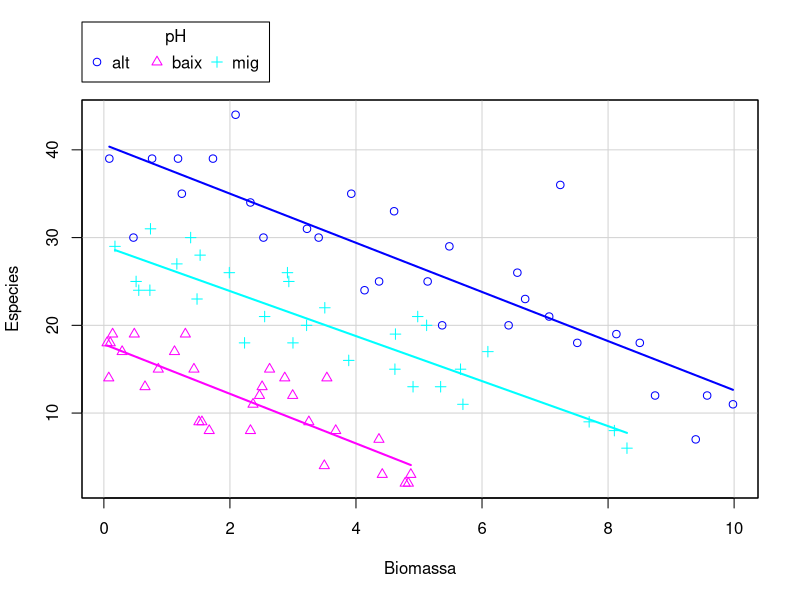

This figure's R source: (Note: this script raises an error after producing the figure.)
## ---- chunk 1
knitr::opts_chunk$set(echo = TRUE)
## ---- chunk 2
#setwd("...")
dd<-read.csv2("../data/especies.csv")
library(car)
library(emmeans)
head(dd)
## ---- chunk 3
sp(Especies~Biomassa|pH,smooth=F,dat=dd)
## ---- chunk 4
summary(m1<-glm(Especies~Biomassa*pH,family=poisson,data=dd))
## ---- chunk 5
anova(glm(Especies~1,family=poisson,data=dd),m1,test="Chisq")
Anova(m1)
## ---- chunk 6
CLD(emmeans(m1,~pH|Biomassa),ty="response")
## ---- chunk 7
CLD(emmeans(m1,~pH|Biomassa,at=list(Biomassa=c(0,1,5,9))))
CLD(emmeans(m1,~pH|Biomassa,at=list(Biomassa=c(0,1,5,9))),ty="response")
## ---- chunk 8
emtrends(m1,~pH,var="Biomassa")
CLD(emtrends(m1,~pH,var="Biomassa"))
## ---- chunk 9
c(PS=PS1<-sum(residuals(m1,type="pearson")^2),"Par.Disp"=disp1<-PS1/m1$df.res)
c("P-valor"=2*min(pchisq(PS1,m1$df.res),1-pchisq(PS1,m1$df.res)))
## ---- chunk 10
plot(m1,1)
## ---- chunk 11
plot(predict(m1,ty="response"),rstudent(m1,ty="pearson"))
abline(h=c(--3,-2,0,2,3),lty=2)
## ---- chunk 12
family(m1)
## ---- chunk 13
bm<-seq(0,10,0.01)
plot(Especies~Biomassa,col=pH,dd,pch=16)
lines(bm,predict(m1,data.frame(Biomassa=bm,pH="alt"),ty="response"))
lines(bm,predict(m1,data.frame(Biomassa=bm,pH="baix"),ty="response"),col=2)
lines(bm,predict(m1,data.frame(Biomassa=bm,pH="mig"),ty="response"),col=3)
## ---- chunk 14
plot(log(Especies)~Biomassa,col=pH,dd,pch=16)
lines(bm,predict(m1,data.frame(Biomassa=bm,pH="alt"),ty="link"))
lines(bm,predict(m1,data.frame(Biomassa=bm,pH="baix"),ty="link"),col=2)
lines(bm,predict(m1,data.frame(Biomassa=bm,pH="mig"),ty="link"),col=3)
## ---- chunk 15
# Intervals o regions de prediccio assimptòtiques:
plot(Especies~Biomassa,col=pH,dd,pch=16)
lines(bm,predict(m1,data.frame(Biomassa=bm,pH="alt"),ty="response"))
lines(bm,qpois(0.025,predict(m1,data.frame(Biomassa=bm,pH="alt"),ty="response"))-1,lty=2)
lines(bm,qpois(0.975,predict(m1,data.frame(Biomassa=bm,pH="alt"),ty="response")),lty=2)
lines(bm,predict(m1,data.frame(Biomassa=bm,pH="baix"),ty="response"),col=2)
lines(bm,qpois(0.025,predict(m1,data.frame(Biomassa=bm,pH="baix"),ty="response"))-1,lty=2,col=2)
lines(bm,qpois(0.975,predict(m1,data.frame(Biomassa=bm,pH="baix"),ty="response")),lty=2,col=2)
lines(bm,predict(m1,data.frame(Biomassa=bm,pH="mig"),ty="response"),col=3)
lines(bm,qpois(0.025,predict(m1,data.frame(Biomassa=bm,pH="mig"),ty="response"))-1,lty=2,col=3)
lines(bm,qpois(0.975,predict(m1,data.frame(Biomassa=bm,pH="mig"),ty="response")),lty=2,col=3)
## ---- chunk 16
plot(Especies~Biomassa,col=1,dd[dd$pH=="alt",],pch=16)
lines(bm,predict(m1,data.frame(Biomassa=bm,pH="alt"),ty="response"))
lines(bm,qpois(0.025,predict(m1,data.frame(Biomassa=bm,pH="alt"),ty="response"))-1,lty=2)
lines(bm,qpois(0.975,predict(m1,data.frame(Biomassa=bm,pH="alt"),ty="response")),lty=2)

plot(Especies~Biomassa,col=2,dd[dd$pH=="baix",],pch=16)
lines(bm,predict(m1,data.frame(Biomassa=bm,pH="baix"),ty="response"),col=2)
lines(bm,qpois(0.025,predict(m1,data.frame(Biomassa=bm,pH="baix"),ty="response"))-1,lty=2,col=2)
lines(bm,qpois(0.975,predict(m1,data.frame(Biomassa=bm,pH="baix"),ty="response")),lty=2,col=2)

plot(Especies~Biomassa,col=3,dd[dd$pH=="mig",],pch=16)
lines(bm,predict(m1,data.frame(Biomassa=bm,pH="mig"),ty="response"),col=3)
lines(bm,qpois(0.025,predict(m1,data.frame(Biomassa=bm,pH="mig"),ty="response"))-1,lty=2,col=3)
lines(bm,qpois(0.975,predict(m1,data.frame(Biomassa=bm,pH="mig"),ty="response")),lty=2,col=3)
## ---- chunk 17
palt<-predict(m1,data.frame(Biomassa=bm,pH="alt"),ty="response",se.fit=T)
pbaix<-predict(m1,data.frame(Biomassa=bm,pH="baix"),ty="response",se.fit=T)
pmig<-predict(m1,data.frame(Biomassa=bm,pH="mig"),ty="response",se.fit=T)
z<-qnorm(0.975)
plot(Especies~Biomassa,col=pH,dd,pch=16)
lines(bm,palt$fit)
lines(bm,palt$fit+z*palt$se.fit,lty=2)
lines(bm,palt$fit-z*palt$se.fit,lty=2)
lines(bm,pbaix$fit,col=2)
lines(bm,pbaix$fit+z*pbaix$se.fit,lty=2,col=2)
lines(bm,pbaix$fit-z*pbaix$se.fit,lty=2,col=2)
lines(bm,pmig$fit,col=3)
lines(bm,pmig$fit+z*pmig$se.fit,lty=2,col=3)
lines(bm,pmig$fit-z*pmig$se.fit,lty=2,col=3)
## ---- chunk 18
summary(m2<-glm(Especies~Biomassa*pH,family=poisson(link=identity),data=dd))
## ---- chunk 19
anova(glm(Especies~1,family=poisson(link=identity),data=dd),m2,test="Chisq")
Anova(m2)
## ---- chunk 20
summary(m2<-glm(Especies~Biomassa+pH,family=poisson(link=identity),data=dd))
anova(glm(Especies~1,family=poisson(link=identity),data=dd),m2,test="Chisq")
Anova(m2)
## ---- chunk 21
CLD(emmeans(m2,~pH|Biomassa),ty="response")
## ---- chunk 22
CLD(emmeans(m2,~pH|Biomassa,at=list(Biomassa=c(0,1,5,9))),ty="response")
## ---- chunk 23
emtrends(m2,~pH,var="Biomassa")
## ---- chunk 24
c(PS=PS2<-sum(residuals(m2,type="pearson")^2),"Par.Disp"=disp2<-PS2/m2$df.res)
c("P-valor"=2*min(pchisq(PS2,m2$df.res),1-pchisq(PS2,m2$df.res)))
## ---- chunk 25
plot(m2,1)
## ---- chunk 26
plot(predict(m2,ty="response"),rstudent(m2,ty="pearson"))
abline(h=c(--3,-2,0,2,3),lty=2)
## ---- chunk 27
family(m2)
## ---- chunk 28
bm<-seq(0,10,0.1)
plot(Especies~Biomassa,col=pH,dd,pch=16)
lines(bm,predict(m2,data.frame(Biomassa=bm,pH="alt"),ty="response"))
lines(bm,predict(m2,data.frame(Biomassa=bm,pH="baix"),ty="response"),col=2)
lines(bm,predict(m2,data.frame(Biomassa=bm,pH="mig"),ty="response"),col=3)
## ---- chunk 29
plot(Especies~Biomassa,col=pH,dd,pch=16)
lines(bm,predict(m2,data.frame(Biomassa=bm,pH="alt"),ty="response"))
lines(bm,qpois(0.025,predict(m2,data.frame(Biomassa=bm,pH="alt"),ty="response")),lty=2)
lines(bm,qpois(0.975,predict(m2,data.frame(Biomassa=bm,pH="alt"),ty="response")),lty=2)
lines(bm,predict(m2,data.frame(Biomassa=bm,pH="baix"),ty="response"),col=2)
lines(bm,qpois(0.025,predict(m2,data.frame(Biomassa=bm,pH="baix"),ty="response")),lty=2,col=2)
lines(bm,qpois(0.975,predict(m2,data.frame(Biomassa=bm,pH="baix"),ty="response")),lty=2,col=2)
lines(bm,predict(m2,data.frame(Biomassa=bm,pH="mig"),ty="response"),col=3)
lines(bm,qpois(0.025,predict(m2,data.frame(Biomassa=bm,pH="mig"),ty="response")),lty=2,col=3)
lines(bm,qpois(0.975,predict(m2,data.frame(Biomassa=bm,pH="mig"),ty="response")),lty=2,col=3)
## ---- chunk 30
plot(Especies~Biomassa,col=1,dd[dd$pH=="alt",],pch=16)
lines(bm,predict(m2,data.frame(Biomassa=bm,pH="alt"),ty="response"))
lines(bm,qpois(0.025,predict(m2,data.frame(Biomassa=bm,pH="alt"),ty="response")),lty=2)
lines(bm,qpois(0.975,predict(m2,data.frame(Biomassa=bm,pH="alt"),ty="response")),lty=2)

plot(Especies~Biomassa,col=2,dd[dd$pH=="baix",],pch=16)
lines(bm,predict(m2,data.frame(Biomassa=bm,pH="baix"),ty="response"),col=2)
lines(bm,qpois(0.025,predict(m2,data.frame(Biomassa=bm,pH="baix"),ty="response")),lty=2,col=2)
lines(bm,qpois(0.975,predict(m2,data.frame(Biomassa=bm,pH="baix"),ty="response")),lty=2,col=2)

plot(Especies~Biomassa,col=3,dd[dd$pH=="mig",],pch=16)
lines(bm,predict(m2,data.frame(Biomassa=bm,pH="mig"),ty="response"),col=3)
lines(bm,qpois(0.025,predict(m2,data.frame(Biomassa=bm,pH="mig"),ty="response")),lty=2,col=3)
lines(bm,qpois(0.975,predict(m2,data.frame(Biomassa=bm,pH="mig"),ty="response")),lty=2,col=3)
## ---- chunk 31
palt<-predict(m2,data.frame(Biomassa=bm,pH="alt"),ty="response",se.fit=T)
pbaix<-predict(m2,data.frame(Biomassa=bm,pH="baix"),ty="response",se.fit=T)
pmig<-predict(m2,data.frame(Biomassa=bm,pH="mig"),ty="response",se.fit=T)
z<-qnorm(0.975)
plot(Especies~Biomassa,col=pH,dd,pch=16)
lines(bm,palt$fit)
lines(bm,palt$fit+z*palt$se.fit,lty=2)
lines(bm,palt$fit-z*palt$se.fit,lty=2)
lines(bm,pbaix$fit,col=2)
lines(bm,pbaix$fit+z*pbaix$se.fit,lty=2,col=2)
lines(bm,pbaix$fit-z*pbaix$se.fit,lty=2,col=2)
lines(bm,pmig$fit,col=3)
lines(bm,pmig$fit+z*pmig$se.fit,lty=2,col=3)
lines(bm,pmig$fit-z*pmig$se.fit,lty=2,col=3)
## ---- chunk 32
rbind("Canònic"=c(Deviancia=m1$deviance,Pearson=PS1,Par.disp=disp1,LogLik=logLik(m1),AIC=AIC(m1)),
      "Identitat"=c(m2$deviance,PS2,disp2,logLik(m2),AIC(m2)))
